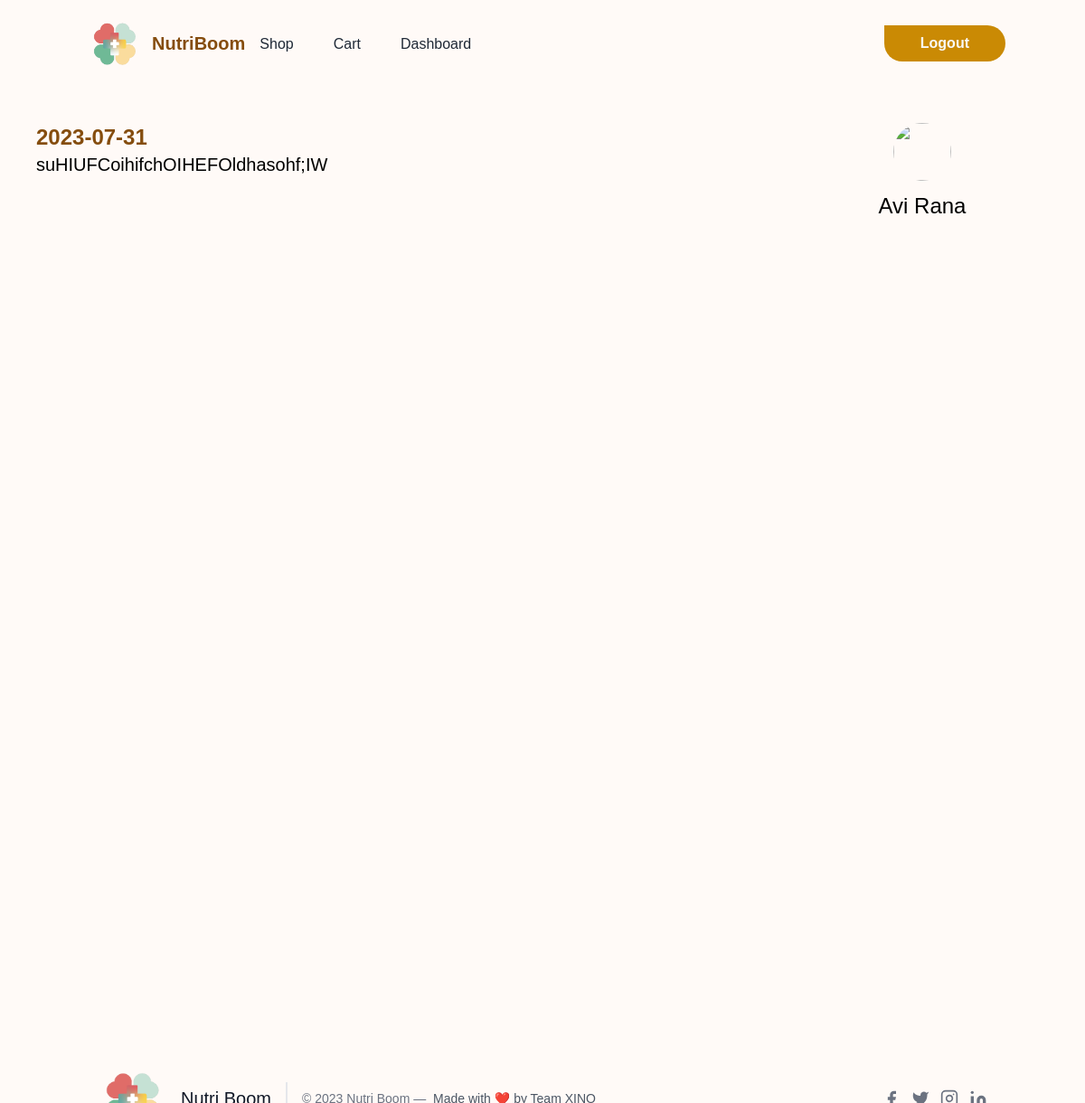
The page /journal/2 (signed in) on the database its author committed.
### hack/models.py (models this page shows, shortened)
class Journal(db.Model):
    id = db.Column(db.Integer, primary_key=True)
    user_id = db.Column(db.Integer, db.ForeignKey('user.id'), nullable=False)
    date = db.Column(db.String, default=str(date.today()))
    text = db.Column(db.String)

class User(db.Model,UserMixin):
    id = db.Column(db.Integer,primary_key = True)
    image = db.Column(db.String, default='default.png')
    username = db.Column(db.String, nullable=False)
    email = db.Column(db.String(64),index=True)
    password = db.Column(db.String)
    products = db.relationship('UserProduct', backref='user')
    premium = db.Column(db.Integer, default=0)
    journal = db.Column(db.String, default=str(date.today()- datetime.timedelta(days=1)))
    meditate = db.Column(db.String, default=str(date.today()- datetime.timedelta(days=1)))
    video = db.Column(db.String, default=str(date.today()- datetime.timedelta(days=1)))
    pill = db.Column(db.String, default=str(date.today()- datetime.timedelta(days=1)))

### app.py (the view)
@app.route('/journal/<id>', methods=['GET','POST'])
@login_required
def single(id):
    journal = Journal.query.get(id)
    if journal.user_id != current_user.id:
        abort(403)
    return render_template('journal_single.html' ,journal=journal)

### hack/models.py (called while the page is built)
@login_manager.user_loader
def load_user(user_id):
    return User.query.get(user_id)

### hack/templates/journal_single.html
{% extends 'base.html' %}
{% block content %}
  <div class="h-[80vh] w-screen p-10 flex flex-cols">
    <Div class="w-3/4">
    <div class="text-2xl text-yellow-800 font-bold">{{journal.date}}</div>
    <div class="text-xl font-yellow-600 text-justify"  style="word-wrap: break-word;">{{journal.text}}</div>
  </Div>
  <Div class="w-1/4 ">
    <Div class="flex flex-cols justify-center items-center">
    <div class="grid">
    <div class="flex flex-cols justify-center items-center">
      <img src="https://images.unsplash.com/photo-1633332755192-727a05c4013d?ixlib=rb-4.0.3&ixid=M3wxMjA3fDB8MHxwaG90by1wYWdlfHx8fGVufDB8fHx8fA%3D%3D&auto=format&fit=crop&w=880&q=80"
          class="w-16 rounded-full  h-16"></div>
    <h1 class="text-black text-2xl text-center mt-3">{{current_user.username}}</h1></Div>
  </div>
  </Div>
  </div>
{% endblock content %}

### rows shown on the page
Journal: date "2023-07-31", text "suHIUFCoihifchOIHEFOldhasohf;IW"
User: username "Avi Rana"
